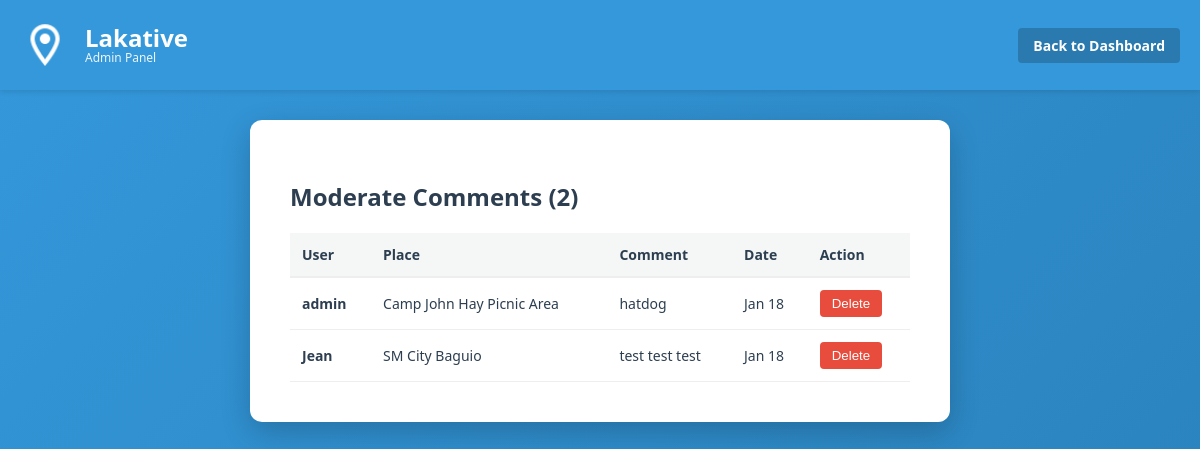
Page /manage_comments.php (signed in) on the earlier database version.
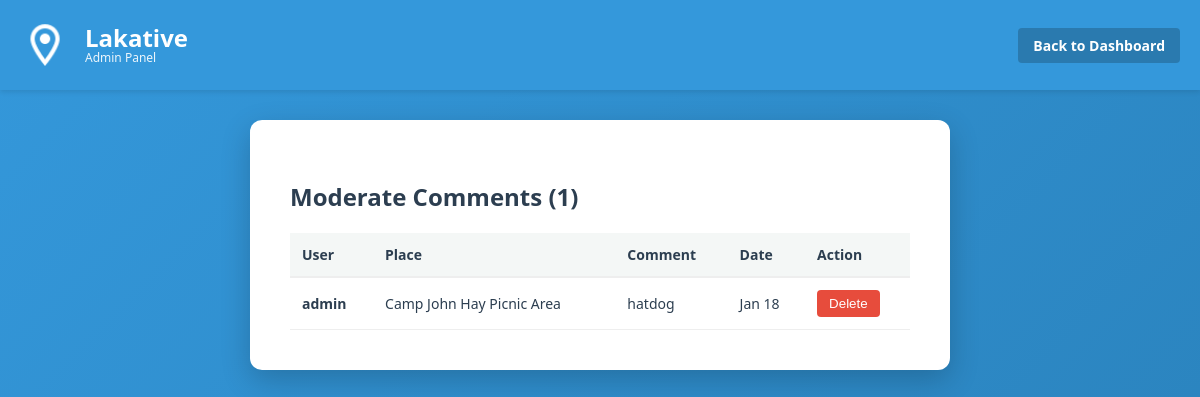
Same page on the later database version.
### tables this page shows
CREATE TABLE `comments` (
  `id` int(11) NOT NULL,
  `user_id` int(11) NOT NULL,
  `location_id` int(11) NOT NULL,
  `comment_text` text NOT NULL,
  `created_at` timestamp NOT NULL DEFAULT current_timestamp()
);

CREATE TABLE `users` (
  `id` int(11) NOT NULL,
  `username` varchar(50) NOT NULL,
  `password_hash` varchar(255) NOT NULL,
  `role` enum('user','admin') DEFAULT 'user',
  `created_at` timestamp NOT NULL DEFAULT current_timestamp()
);

CREATE TABLE `locations` (
  `id` int(11) NOT NULL,
  `name` varchar(255) NOT NULL,
  `lat` decimal(10,8) NOT NULL,
  `lng` decimal(11,8) NOT NULL,
  `venue_address` text NOT NULL,
  `description` text NOT NULL,
  `image_url` varchar(255) DEFAULT NULL,
  `open_time` int(11) DEFAULT 8,
  `close_time` int(11) DEFAULT 18
);

### manage_comments.php (the view, shortened to what this page needs)
<?php
include 'db_connect.php';
$sql = "SELECT c.id, c.comment_text, c.created_at, u.username, l.name as place_name
        FROM comments c
        JOIN users u ON c.user_id = u.id
        JOIN locations l ON c.location_id = l.id
        ORDER BY c.created_at DESC";
$stmt = $conn->prepare($sql);
$stmt->execute();
$comments = $stmt->fetchAll(PDO::FETCH_ASSOC);
?>
<!DOCTYPE html>
<html lang="en">
<head>
    <link rel="stylesheet" href="stylesheets.css?v=<?php echo time(); ?>">
</head>
<body class="admin-page-body">
    <div class="header-bar">
        <div class="header-elements">
            <div class="left-menu">
                <div class="logo"><img src="images/icons8-location-48.png" alt="Logo"></div>
                <div class="header-text">
                    <p id="Wise">Lakative</p>
                    <p id="Tagline">Admin Panel</p>
                </div>
            </div>
            <div class="right-menu">
                <a href="admin_dashboard.php" class="login-btn">Back to Dashboard</a>
            </div>
        </div>
    </div>
    <div class="admin-container">
        <div class="admin-form-wrapper wrapper-wide">
            <div class="admin-header">
                <h2>Moderate Comments (<?php echo count($comments); ?>)</h2>
            </div>
            <div class="table-scroll-wrapper large-table">
                <table class="admin-table">
                    <thead>
                        <tr>
                            <th class="th-user">User</th>
                            <th class="th-place">Place</th>
                            <th class="th-comment">Comment</th>
                            <th class="th-date">Date</th>
                            <th class="th-action">Action</th>
                        </tr>
                    </thead>
                    <tbody>
                        <?php foreach ($comments as $c): ?>
                        <tr>
                            <td><strong><?php echo htmlspecialchars($c['username']); ?></strong></td>
                            <td class="td-place"><?php echo htmlspecialchars($c['place_name']); ?></td>
                            <td><?php echo htmlspecialchars($c['comment_text']); ?></td>
                            <td class="td-date"><?php echo date('M d', strtotime($c['created_at'])); ?></td>
                            <td>
                                <button onclick="confirmDelete(<?php echo $c['id']; ?>)" class="btn-delete">Delete</button>
                            </td>
                        </tr>
                        <?php endforeach; ?>
                    </tbody>
                </table>
            </div>
        </div>
    </div>
</body>
</html>

### stylesheets.css (style rules this page uses)
:root { --bg-body: #f4f7f6; --bg-card: #ffffff; --bg-sidebar: #ffffff; --text-main: #2c3e50; --text-sub: #666666; --text-light: #888888; --border-color: #eeeeee; --primary-color: #3498db; --primary-hover: #2980b9; --header-bg: #3498db; --header-text: #ffffff; --danger-color: #e74c3c; --danger-hover: #c0392b; --success-color: #2ecc71; --warning-color: #e67e22; --shadow-light: 0 2px 5px rgba(0,0,0,0.1); --shadow-heavy: 0 10px 30px rgba(0,0,0,0.2); --modal-overlay: rgba(0, 0, 0, 0.6); --input-bg: #ffffff; --input-border: #ddd; --admin-gradient: linear-gradient(135deg, #3498db 0%, #2980b9 100%); }
* { box-sizing: border-box; }
body { margin: 0; padding: 0; height: 100vh; width: 100vw; overflow: hidden; font-family: 'Segoe UI', Tahoma, Geneva, Verdana, sans-serif; background-color: var(--bg-body); color: var(--text-main); transition: background-color 0.3s, color 0.3s; }
.header-bar { position: fixed; top: 0; left: 0; width: 100%; height: 90px; background-color: var(--header-bg); z-index: 2000; box-shadow: var(--shadow-light); display: flex; justify-content: space-between; align-items: center; padding: 0 20px; }
.header-elements { display: flex; justify-content: space-between; align-items: center; width: 100%; height: 100%; }
.left-menu { display: flex; align-items: center; gap: 15px; }
.logo img { height: 50px; width: auto; display: block; }
.header-text p { margin: 0; line-height: 1; color: var(--header-text); }
.header-text #Wise { font-size: 24px; font-weight: bold; margin-bottom: 2px; }
.header-text #Tagline { font-size: 12px; opacity: 0.9; }
.right-menu { display: flex; align-items: center; gap: 10px; }
.admin-link, .login-btn, .logout-btn { text-decoration: none; padding: 8px 15px; border-radius: 4px; font-size: 14px; font-weight: 600; color: white; display: flex; align-items: center; gap: 5px; }
.login-btn { background-color: rgba(0, 0, 0, 0.2); }
body.admin-page-body { overflow-y: auto !important; height: auto !important; background: var(--admin-gradient) !important; background-attachment: fixed !important; }
.admin-container { padding-top: 120px; padding-bottom: 50px; min-height: 100vh; padding-left: 20px; padding-right: 20px; }
.admin-form-wrapper { background: var(--bg-card); max-width: 700px; margin: 0 auto; padding: 40px; border-radius: 12px; box-shadow: var(--shadow-heavy); }
.admin-table { width: 100%; border-collapse: collapse; font-size: 14px; }
.admin-table th { background-color: var(--bg-body); color: var(--text-main); text-align: left; padding: 12px; border-bottom: 2px solid var(--border-color); }
.admin-table td { padding: 12px; border-bottom: 1px solid var(--border-color); color: var(--text-main); }
.btn-delete { background-color: var(--danger-color); color: white; border: none; padding: 6px 12px; border-radius: 4px; cursor: pointer; }

Differences in the rows shown:
removed comments: user.username "Jean", location.name "SM City Baguio", comment_text "test test test", created_at "Jan 18"
Other differences:
count($comments): "2" → "1"
